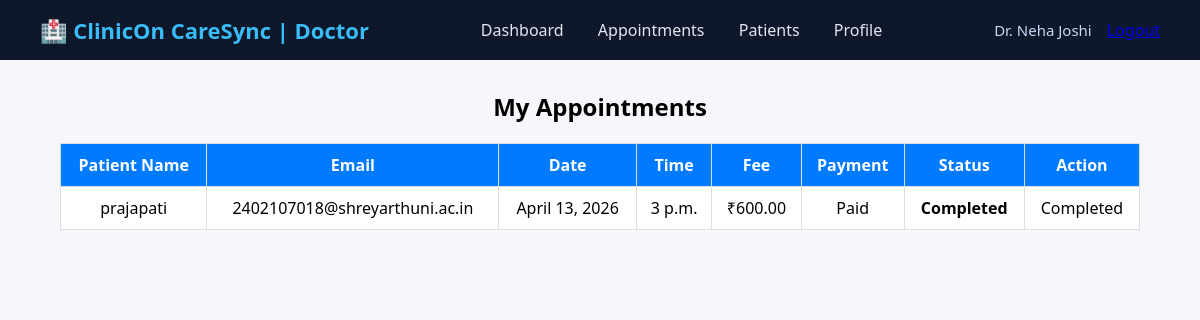
The app's page /app/doctor_appointments/ (signed in) with its own data.
### app1/models.py (models this page shows, shortened)
class doctor(models.Model):
    name = models.CharField(max_length=100)
    email = models.EmailField(unique=True)
    password = models.CharField(max_length=100)
    gender = models.CharField(max_length=10)
    phone = models.CharField(max_length=15)
    department = models.CharField(max_length=100)
    qualification = models.CharField(max_length=100)
    experience = models.IntegerField()
    fees = models.DecimalField(max_digits=8, decimal_places=2, null=True, blank=True)
    availability = models.BooleanField(default=True)

class appointment(models.Model):
    doctor = models.ForeignKey('doctor', on_delete=models.CASCADE)
    patient = models.ForeignKey('registration', on_delete=models.CASCADE)
    patient_name = models.CharField(max_length=100)
    patient_email = models.EmailField()
    date = models.DateField()
    time = models.TimeField()
    consultation_fee = models.DecimalField(max_digits=8, decimal_places=2)
    payment_status = models.CharField(
        max_length=20,
        choices=[
            ('Pending', 'Pending'),
            ('Paid', 'Paid'),
        ],
        default='Pending'
    )
    status = models.CharField(max_length=20, choices=STATUS_CHOICES, default='Pending')
    created_at = models.DateTimeField(auto_now_add=True)

### app1/views.py (the view)
# urls.py: path('doctor_appointments/', doctor_appointments, name='doctor_appointments'),
def doctor_appointments(request):
    if 'doctor_id' not in request.session:
        return redirect('doctor_login')
    doctor_id = request.session.get('doctor_id')
    try:
        doc = doctor.objects.get(id=doctor_id)
    except doctor.DoesNotExist:
        return redirect('doctor_login')
    appointments = appointment.objects.filter(doctor=doc).order_by('-date', '-time')
    context = {
        'doctor': doc,
        'appointments': appointments
    }
    return render(request, 'doctor/appointments.html', context)

### app1/templates/doctor/appointments.html (shortened to what this page needs)
{% extends "doctor/navigation.html" %}
{% block content %}
<!DOCTYPE html>
<html>
<head>
</head>
<body>
<div class="container">
    <h2>My Appointments</h2>
    <table>
        <tr>
            <th>Patient Name</th>
            <th>Email</th>
            <th>Date</th>
            <th>Time</th>
            <th>Fee</th>
            <th>Payment</th>
            <th>Status</th>
            <th>Action</th>
        </tr>
        {% for app in appointments %}
        <tr>
            <td>{{ app.patient_name }}</td>
            <td>{{ app.patient_email }}</td>
            <td>{{ app.date }}</td>
            <td>{{ app.time }}</td>
            <td>₹{{ app.consultation_fee }}</td>
            <td>{{ app.payment_status }}</td>
            <td class="status">{{ app.status }}</td>
            <td>
                {% if app.status == "Pending" %}
                    <a href="{% url 'update_appointment_status' app.id 'Approved' %}">
                        <button class="approve">Approve</button>
                    </a>
                    <a href="{% url 'update_appointment_status' app.id 'Rejected' %}">
                        <button class="reject">Reject</button>
                    </a>
                {% elif app.status == "Approved" %}
                    <a href="{% url 'update_appointment_status' app.id 'Completed' %}">
                        <button class="complete">Complete</button>
                    </a>
                {% else %}
                    {{ app.status }}
                {% endif %}
            </td>
        </tr>
        {% empty %}
        <tr>
            <td colspan="8">No appointments found</td>
        </tr>
        {% endfor %}
    </table>
</div>
</body>
</html>
{% endblock %}

### app1/templates/doctor/navigation.html (shortened to what this page needs)
{% load static %}
<!DOCTYPE html>
<html lang="en">
<head>
<link rel="stylesheet" href={% static "CSS/doctor/navigation.css" %}>
</head>
<body>
<header class="header">
    <div class="logo">🏥 ClinicOn CareSync
 | Doctor</div>
    <nav class="navbar">
        <a href="{% url "doctor_dashboard" %}">Dashboard</a>
        <a href="{% url 'doctor_appointments' %}">Appointments</a>
        <a href="{% url "doctor_patients_perticular" %}">Patients</a>
        <a href="{% url "doctor_profile" %}">Profile</a>
    </nav>
   <div class="header-right">
    <span class="doctor-name">
     {{ request.session.doctor_name }}
    </span>
    <a href="{% url 'doctor_logout' %}">Logout</a>
</div>
</header>
{% block content %}
{% endblock content %}
</body>
</html>

### app1/static/CSS/doctor/navigation.css (style rules this page uses)
* { margin:0; padding:0; box-sizing:border-box; font-family: 'Segoe UI', sans-serif; }
body { background:#f1f5f9; }
.header { display:flex; justify-content:space-between; align-items:center; background:#0f172a; padding:15px 40px; color:#fff; position:sticky; top:0; }
.logo { font-size:22px; font-weight:bold; color:#38bdf8; }
.navbar a { color:#e2e8f0; text-decoration:none; margin:0 15px; font-size:16px; transition:0.3s; }
.header-right { display:flex; align-items:center; gap:15px; }
.doctor-name { font-size:15px; color:#cbd5f5; }

### app1/templates/doctor/appointments.html (style rules this page uses)
body { font-family: Arial; background: #f5f7fa; }
.container { width: 90%; margin: 30px auto; }
h2 { text-align: center; margin-bottom: 20px; }
table { width: 100%; border-collapse: collapse; background: white; }
th, td { padding: 10px; text-align: center; border: 1px solid #ddd; }
th { background: #007bff; color: white; }
.status { font-weight: bold; }

### records on screen
doctor: session.doctor_name "Dr. Neha Joshi"
appointment: patient_name "prajapati", patient_email "2402107018@shreyarthuni.ac.in", date "April 13, 2026", time "3 p.m.", consultation_fee "600.00", payment_status "Paid", status "Completed"
